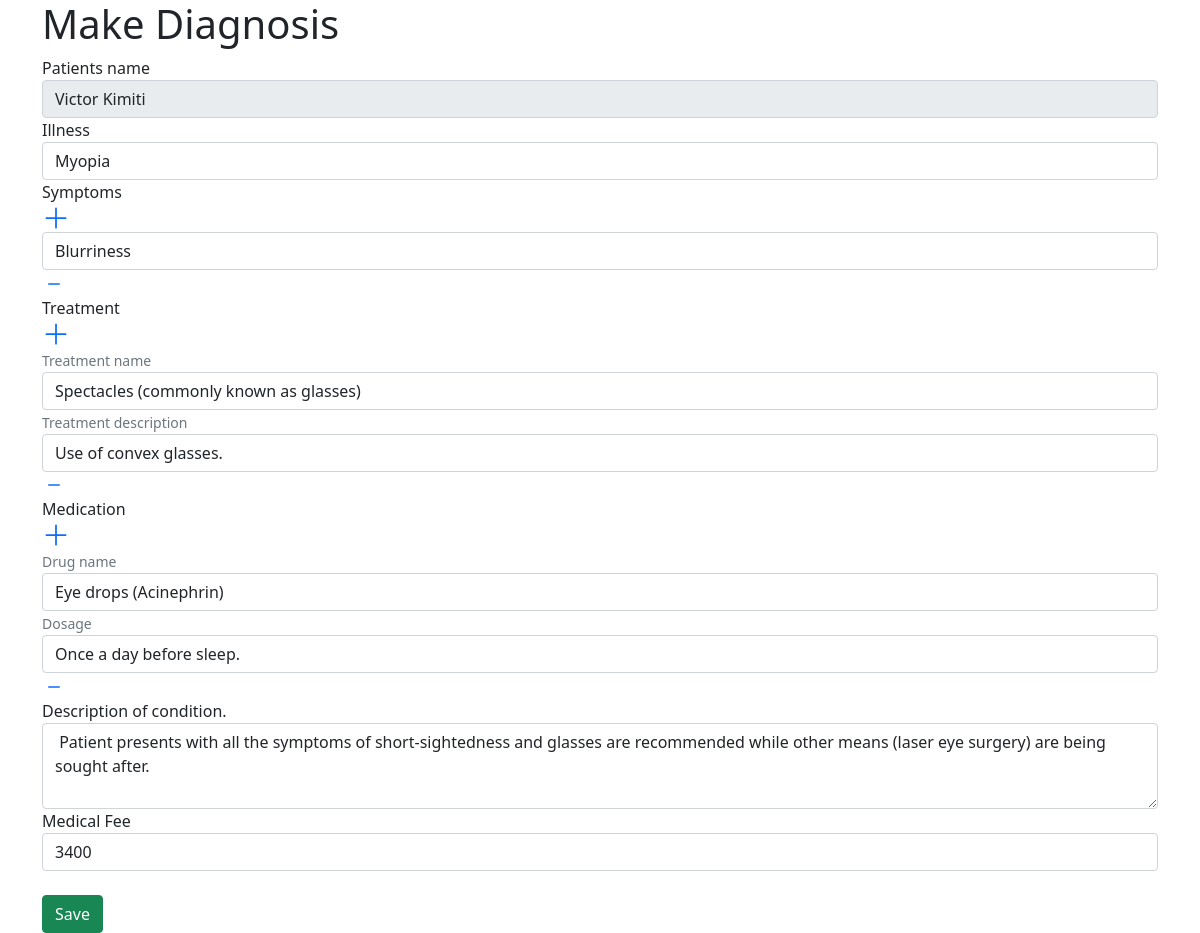
/editdiagnosis.php?name=victor, run on the app's committed database.
### tables this page shows
CREATE TABLE `diagnosis` (
  `id` int(11) NOT NULL,
  `username` varchar(250) NOT NULL,
  `patient` varchar(250) NOT NULL,
  `doctor` varchar(250) NOT NULL,
  `illness` varchar(250) NOT NULL,
  `diagnosis` text NOT NULL,
  `symptoms` longtext NOT NULL CHECK (json_valid(`symptoms`)),
  `treatment` varchar(250) NOT NULL,
  `treatmentdesc` varchar(250) NOT NULL,
  `drugname` varchar(250) NOT NULL,
  `drugdosage` text NOT NULL,
  `fees` double NOT NULL
);

### editdiagnosis.php (the view, shortened to what this page needs)
<?php
require_once "databasecon.php";
if($_SERVER['REQUEST_METHOD'] === 'GET') {
$username = $_GET['name'];
$statement  =$pdo->prepare('SELECT * FROM diagnosis where username = :username');
$statement->bindValue(":username", $username);
$statement->execute();
$users = $statement->fetchAll(PDO::FETCH_ASSOC);
$isGetandEmpty =0;
$isSet = 0;
if(empty($users)){
    $statement  =$pdo->prepare('SELECT * FROM appointments where username = :username');
    $statement->bindValue(":username", $username);
    $statement->execute();
    $users = $statement->fetchAll(PDO::FETCH_ASSOC);
    $isGetandEmpty = 1;
} else {
    $statement  =$pdo->prepare('SELECT * FROM diagnosis where username = :username');
$statement->bindValue(":username", $username);
$statement->execute();
$users = $statement->fetchAll(PDO::FETCH_ASSOC);
$isSet = 1;
}
}
?>
<!DOCTYPE html>
<html lang="en">
<head>
    <link rel="stylesheet" href="/project/bootstrap-5.1.3-dist/css/bootstrap-grid.min.css">
    <link rel="stylesheet" href="/project/bootstrap-5.1.3-dist/css/bootstrap.min.css">
</head>
<body>
    <div class="container">
        <div class="push-in">
        <h1>Make Diagnosis</h1>
        <?php foreach($users as $i => $user): ?>
        <form action="editdiagnosis.php?name=<?php if(empty($users)){ echo $user['username']; } else { echo $user['username'];} ?>" method="post">
            <div class="form-group">
                <label>Patients name</label>
                <input class="form-control" name="patient" type="text" value="<?php if($_SERVER['REQUEST_METHOD'] === 'GET' && $isGetandEmpty === 1){ echo $user['firstname']." ".$user['lastname']; } else { echo $user['patient'];} ?>" readonly></input>
            </div>
            <div class="form-group">
                <label>Illness</label>
                <input class="form-control" name="illness" required type="text" value="<?php if($_SERVER['REQUEST_METHOD'] === 'GET' && $isGetandEmpty === 1){ echo ""; } else { echo $user['illness'];} ?>"></input>
            </div>
            <div class="form-group wrapper1">
                <?php if($_SERVER['REQUEST_METHOD'] === 'GET' && $isSet === 1): ?>
                    <div class="row">
                <label>Symptoms</label>
                <a href="javascript:void(0);" class="add_button_1">
                    <svg xmlns="http://www.w3.org/2000/svg" width="28" height="28" fill="currentColor" class="bi bi-plus-lg" viewBox="0 0 16 16">
                    <path fill-rule="evenodd" d="M8 2a.5.5 0 0 1 .5.5v5h5a.5.5 0 0 1 0 1h-5v5a.5.5 0 0 1-1 0v-5h-5a.5.5 0 0 1 0-1h5v-5A.5.5 0 0 1 8 2Z"/>
                    </svg>
                    </a>
                </div>
                <?php foreach(json_decode($user['symptoms']) as $key => $value): ?>
                            <?php echo "<div class=\"form-group\"><input class=\"form-control\" required name=\"symptoms[]\" type=\"text\" value=\"$value\"></input><a href=\"javascript:void(0)\" class=\"remove_button_1\"><svg xmlns=\"http://www.w3.org/2000/svg\" width=\"24\" height=\"24\" fill=\"currentColor\" class=\"bi bi-dash\" viewBox=\"0 0 16 16\"><path d=\"M4 8a.5.5 0 0 1 .5-.5h7a.5.5 0 0 1 0 1h-7A.5.5 0 0 1 4 8z\"/></svg></a></div>"; ?>
                <?php endforeach; ?>
                <?php endif?>
            </div>
            <div class="form-group wrapper2">
            <?php if($_SERVER['REQUEST_METHOD'] === 'GET' && $isSet === 1): ?>
                    <?php $index = 0; ?>
                    <div class="row">
                <label>Treatment</label>
                <a href="javascript:void(0);" class="add_button_2">
                    <svg xmlns="http://www.w3.org/2000/svg" width="28" height="28" fill="currentColor" class="bi bi-plus-lg" viewBox="0 0 16 16">
                    <path fill-rule="evenodd" d="M8 2a.5.5 0 0 1 .5.5v5h5a.5.5 0 0 1 0 1h-5v5a.5.5 0 0 1-1 0v-5h-5a.5.5 0 0 1 0-1h5v-5A.5.5 0 0 1 8 2Z"/>
                    </svg>
                </a>
                </div>
                            <?php  foreach(json_decode($user['treatment']) as $key => $value): ?>
                                <?php echo "<div class=\"form-group\"><small class=\"text-muted\">Treatment name</small><input class=\"form-control\" required name=\"treatment[]\" type=\"text\" value=\"$value\" required></input>"; ?>
                                    <?php foreach(json_decode($user['treatmentdesc']) as $key => $value): ?>
                                        <?php $obj = json_decode($user['treatmentdesc']); $temp = $obj[$index]; echo "<small class=\"text-muted\">Treatment description</small><input class=\"form-control\" required name=\"treatmentdesc[]\" type=\"text\" value=\"$temp\"></input><a href=\"javascript:void(0)\" class=\"remove_button_2\"><svg xmlns=\"http://www.w3.org/2000/svg\" width=\"24\" height=\"24\" fill=\"currentColor\" class=\"bi bi-dash\" viewBox=\"0 0 16 16\"><path d=\"M4 8a.5.5 0 0 1 .5-.5h7a.5.5 0 0 1 0 1h-7A.5.5 0 0 1 4 8z\"/></svg></a></div>"; $index++; break;?>
                                    <?php endforeach; ?>
                            <?php endforeach; ?>
                <?php endif; ?>
            </div>
        <div class="form-group wrapper3">
            <?php if($_SERVER['REQUEST_METHOD'] === 'GET' && $isSet === 1): ?>
                <div class="row">
                    <label>Medication</label>
                    <a href="javascript:void(0);" class="add_button_3">
                        <svg xmlns="http://www.w3.org/2000/svg" width="28" height="28" fill="currentColor" class="bi bi-plus-lg" viewBox="0 0 16 16">
                            <path fill-rule="evenodd" d="M8 2a.5.5 0 0 1 .5.5v5h5a.5.5 0 0 1 0 1h-5v5a.5.5 0 0 1-1 0v-5h-5a.5.5 0 0 1 0-1h5v-5A.5.5 0 0 1 8 2Z"/>
                        </svg>
                    </a>
                </div>
                <?php $index = 0; ?>
                <?php if($user['drugname'] != null): ?>
                    <?php if(!empty($user['drugname'])): ?>
                        <?php foreach(json_decode($user['drugname']) as $key => $value): ?>
                            <?php echo "<div class=\"form-group\"><small class=\"text-muted\">Drug name</small><input class=\"form-control\" required name=\"drugname[]\" type=\"text\" value=\"$value\"></input>"; ?>
                            <?php if($user['drugdosage'] != null): ?>
                                <?php if(!empty($user['drugdosage'])): ?>
                                    <?php foreach(json_decode($user['drugdosage']) as $key => $value): ?>
                                        <?php $obj = json_decode($user['drugdosage']); $temp = $obj[$index]; echo "<small class=\"text-muted\">Dosage</small><input class=\"form-control\" required name=\"drugdosage[]\" type=\"text\" value=\"$temp\"></input><a href=\"javascript:void(0)\" class=\"remove_button_3\"><svg xmlns=\"http://www.w3.org/2000/svg\" width=\"24\" height=\"24\" fill=\"currentColor\" class=\"bi bi-dash\" viewBox=\"0 0 16 16\"><path d=\"M4 8a.5.5 0 0 1 .5-.5h7a.5.5 0 0 1 0 1h-7A.5.5 0 0 1 4 8z\"/></svg></a></div>"; $index++; break;?>
                                    <?php endforeach; ?>
                                <?php endif; ?>
                            <?php endif; ?>
                        <?php endforeach; ?>
                    <?php endif; ?>
                <?php endif; ?>
            <?php endif; ?>
        </div>
            <div class="form-group">
                <label for="exampleFormControlTextarea1">Description of condition.</label>
                <textarea class="form-control" id="exampleFormControlTextarea1" rows="3" name="diagnosis" value="" required><?php if($_SERVER['REQUEST_METHOD'] === 'GET' && $isGetandEmpty === 1){ echo ""; } else { echo $user['diagnosis'];} ?></textarea>
            </div>
            <div class="form-group">
                <label>Medical Fee</label>
                <input class="form-control" name="fees" required type="number" step="0.01" value="<?php if($_SERVER['REQUEST_METHOD'] === 'GET' && $isGetandEmpty === 1){ echo "0"; } else { echo $user['fees'];} ?>"></input>
            </div>
            <br>
            <button type="submit" class="btn btn-success">Save</button>
        </form>
        <?php endforeach; ?>
        </div>
    </div>
</body>
</html>

### data on the page
diagnosis: patient "Victor Kimiti", illness "Myopia", symptoms "Blurriness", treatment "Spectacles (commonly known as glasses)", treatmentdesc "Use of convex glasses.", drugname "Eye drops (Acinephrin)", drugdosage "Once a day before sleep.", diagnosis "Patient presents with all the symptoms of short-sightedness and glasses are recommended while other means (laser eye surgery) are being sought after.", fees "3400"
